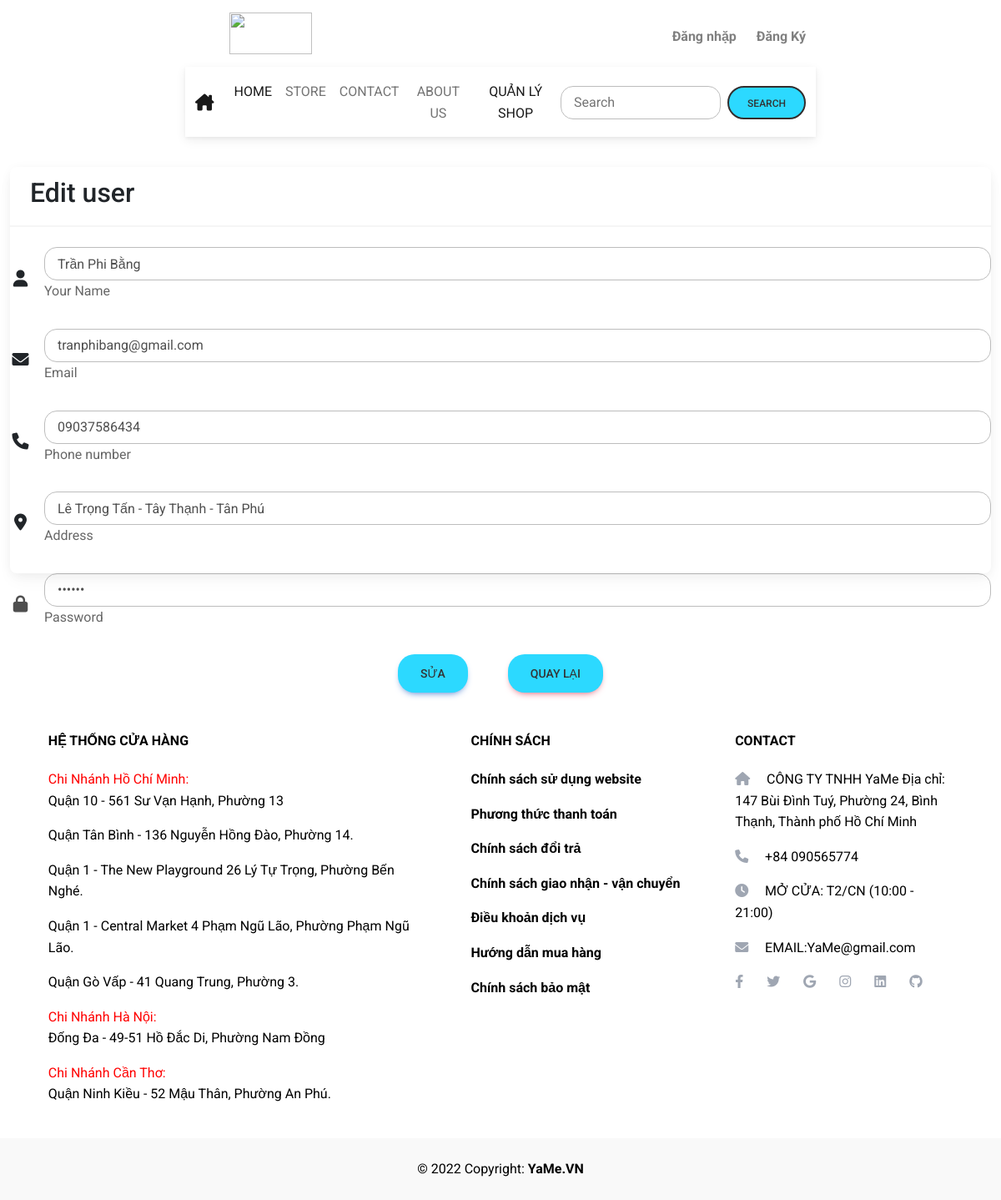
Page /DA_Nhom6_Web/admin/edit_user.php?id=phibang on the committed database.
### tables this page shows
CREATE TABLE `taikhoan` (
  `TenTK` varchar(50) NOT NULL,
  `MK` varchar(50) NOT NULL,
  `TenKH` varchar(50) DEFAULT NULL,
  `SDT` varchar(15) DEFAULT NULL,
  `DiaChi` varchar(150) DEFAULT NULL,
  `Email` varchar(50) DEFAULT NULL,
  `Role` int(11) NOT NULL
);

### DA_Nhom6_Web/class/Auth.php (called while the page is built, shortened)
<?php
class Auth
{
    public static function getOneByID3($pdo,$Masp)
    {
        $sql = "SELECT * FROM taikhoan WHERE TenTK=:TenTK";
        $stmt = $pdo->prepare($sql);
        $stmt->bindParam(':TenTK',$Masp, PDO::PARAM_STR);
        if ($stmt->execute()) {
            $product= $stmt->fetch(PDO::FETCH_ASSOC);
            $data = $product;
            return $data;
        }
    }
}

### DA_Nhom6_Web/admin/edit_user.php (the view, shortened to what this page needs)
<?php
$id = $_GET['id'];
require '../class/Auth.php';
$db = new Database();
$pdo = $db->getConnect();
$user = Auth::getOneByID3($pdo, $id);
?>
<?php include 'header.php'; ?>
<div class="container-fluid" style="margin-top: 25vh;">
    <div class="card">
        <div class="card-header">
            <h2>Edit user</h2>
        </div>
        <form action=""method="POST" enctype="multipart/form-data">
                                    <div class="d-flex flex-row align-items-center mb-4">
                                        <i class="fa fa-user fa-lg me-3 fa-fw"></i>
                                        <div class=" flex-fill mb-0">
                                            <input type="text" name="userName" class="form-control"value="<?php echo $user['TenKH']?>"/>
                                            <label class="form-label" for="form3Example1c">Your Name</label>
                                        </div>
                                    </div>
                                    <div class="d-flex flex-row align-items-center mb-4">
                                        <i class="fa-solid fa-envelope fa-lg me-3 fa-fw"></i>
                                        <div class=" flex-fill mb-0">
                                            <input type="email" name="userEmail" class="form-control" value="<?php echo $user['Email']; ?>"/>
                                            <label class="form-label" for="form3Example1c">Email</label>
                                        </div>
                                    </div>
                                    <div class="d-flex flex-row align-items-center mb-4">
                                        <i class="fa-solid fa-phone fa-lg me-3 fa-fw"></i>
                                        <div class=" flex-fill mb-0">
                                            <input type="text" name="Phone" class="form-control" value="<?php echo $user['SDT']; ?>"/>
                                            <label class="form-label" for="form3Example1c">Phone number</label>
                                        </div>
                                    </div>
                                    <div class="d-flex flex-row align-items-center mb-4">
                                        <i class="fa-solid fa-location-dot fa-lg me-3 fa-fw"></i>
                                        <div class=" flex-fill mb-0">
                                            <input type="text" name="address" class="form-control" value="<?php echo $user['DiaChi']; ?>"/>
                                            <label class="form-label" for="form3Example4c">Address</label>
                                        </div>
                                    </div>
                                    </div>
                                    <div class="d-flex flex-row align-items-center mb-4">
                                        <i class="fa fa-lock fa-lg me-3 fa-fw"></i>
                                        <div class=" flex-fill mb-0">
                                            <input type="password"name="password" class="form-control" value="<?php echo $user['MK'] ; ?>" />
                                            <label class="form-label" for="form3Example1c">Password</label>
                                        </div>
                                    </div>
                                    <div class="d-flex justify-content-center mx-4 mb-3 mb-lg-4">
                                        <button class="btn btn-primary btn-lg" type="submit" name="submit">Sửa</button>
                                        <a href="listUser.php" class="btn btn-danger btn-lg ms-5">Quay lại</a>
                                    </div>
    </div>
<?php include 'footer.php'; ?>

### DA_Nhom6_Web/layout.css (style rules this page uses)
.form-control { border-radius: 15px; padding: 15px; }
input { height: 40px; }
.btn { border-radius: 20px; background-color: #2cd9ff; color: #333; }
a { color: #333; font-weight: bold; text-decoration: none; }
.card { transition: .25 ease-out; }

### rows in the picture
taikhoan: userEmail "tranphibang@gmail.com", Phone "09037586434", address "Lê Trọng Tấn - Tây Thạnh - Tân Phú"
